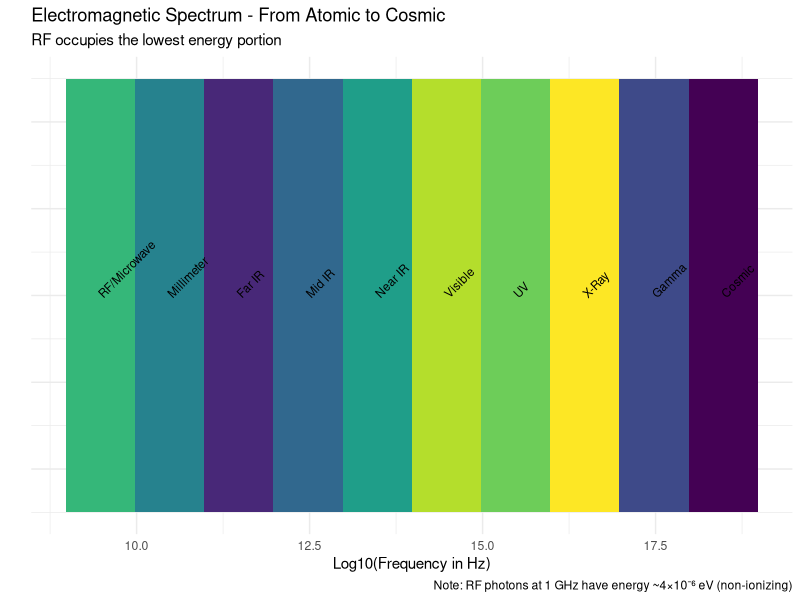
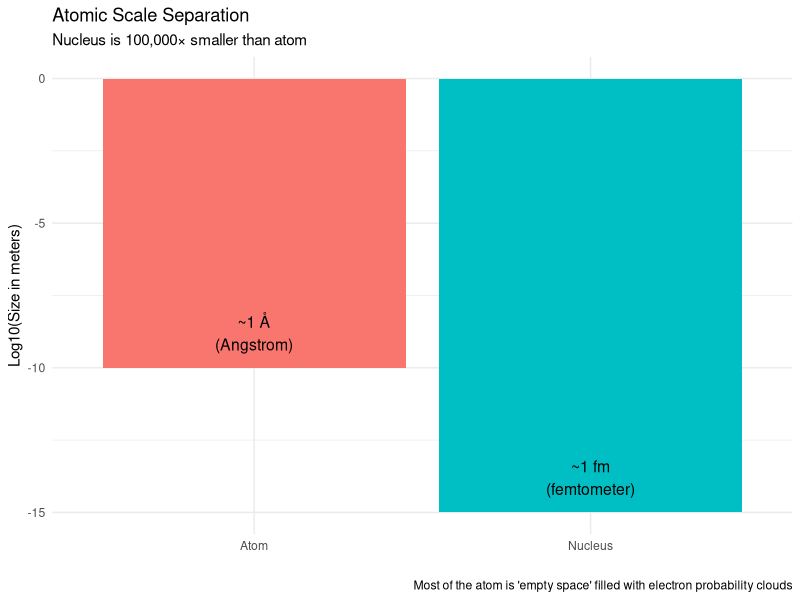
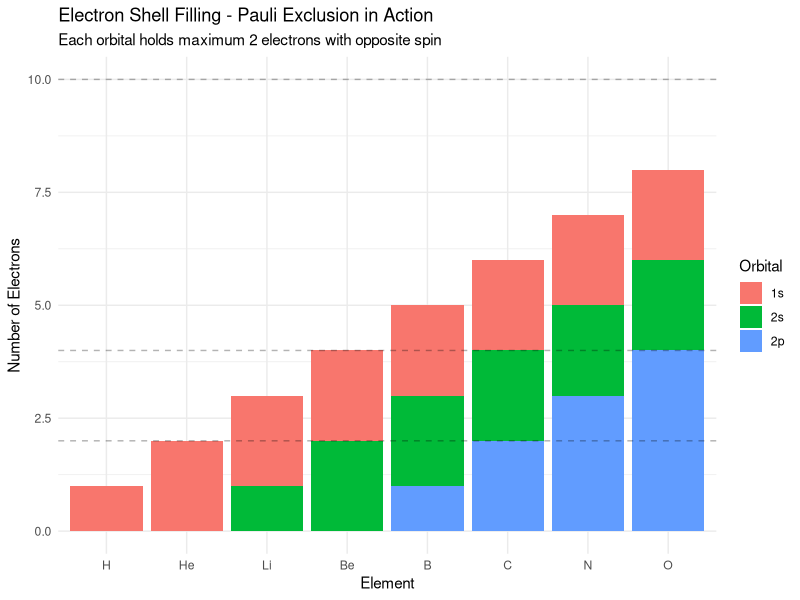
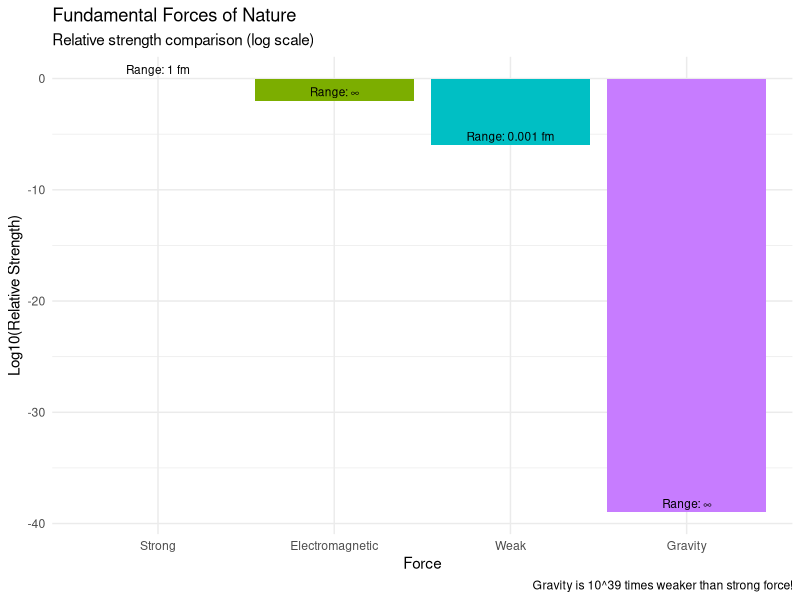
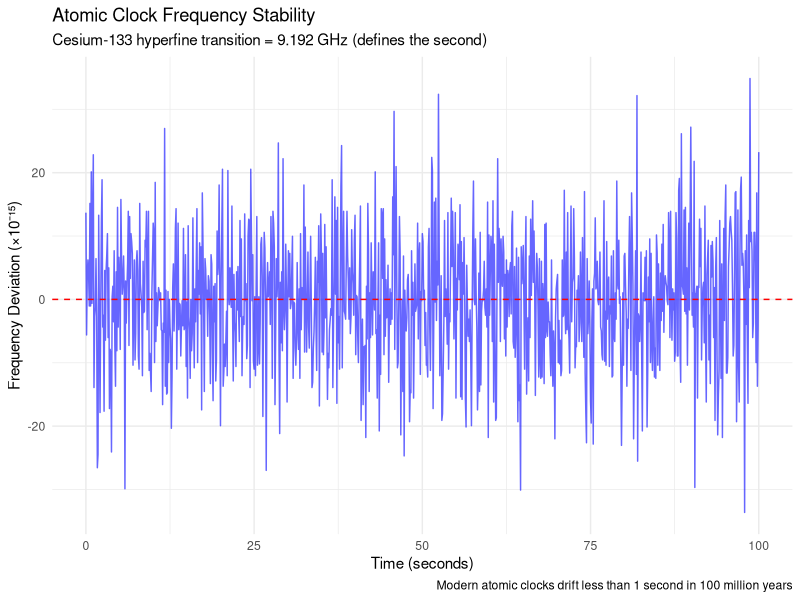
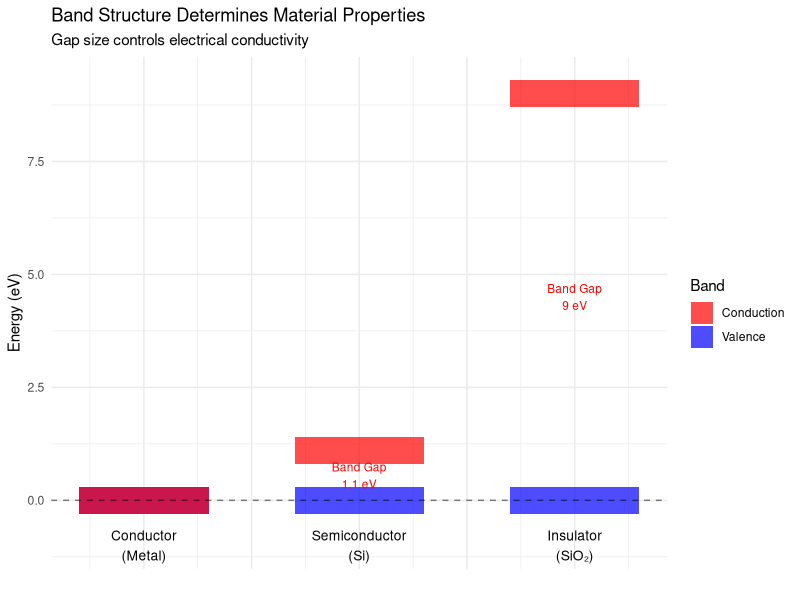
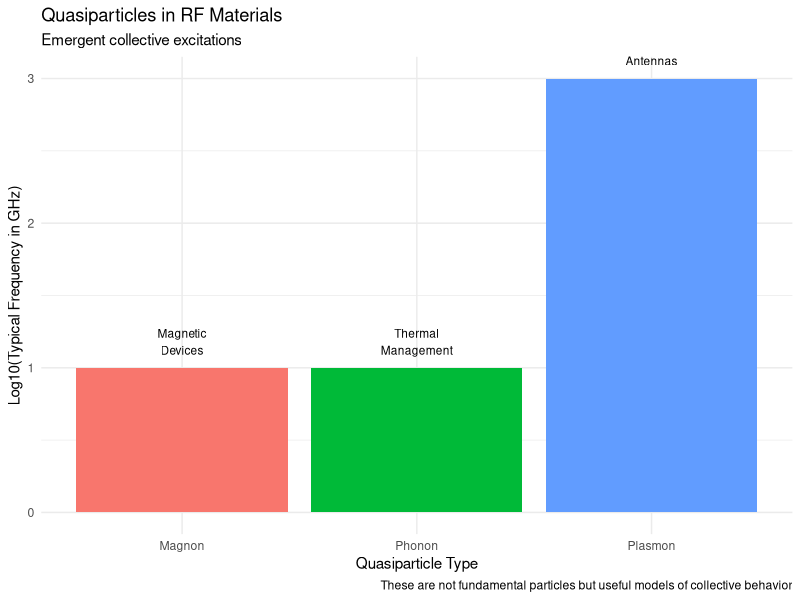
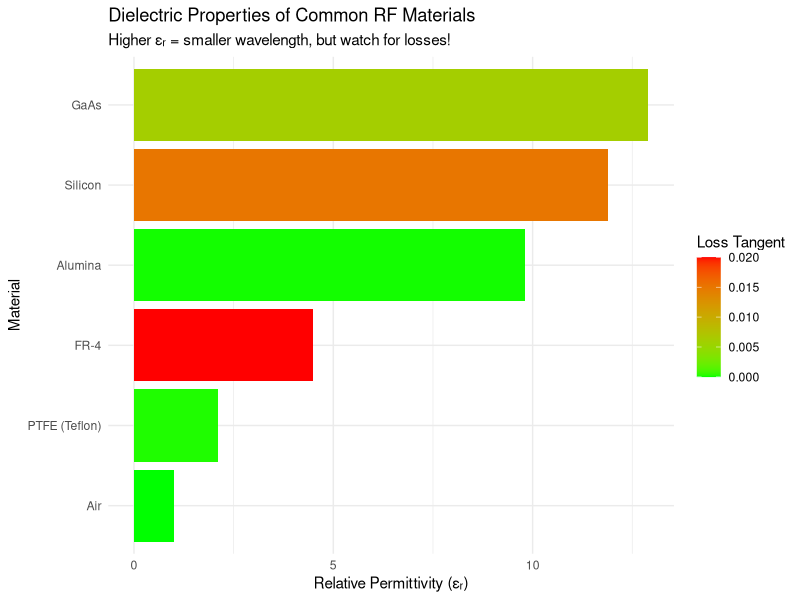

Recreate these plots in R, in order.
## ---- chunk 1
library(knitr)
library(ggplot2)

# Set global chunk options
knitr::opts_chunk$set(
  echo = FALSE,
  message = FALSE,
  warning = FALSE,
  fig.width = 8,
  fig.height = 6
)
## ---- chunk 2
# Create a comprehensive visualization of the EM spectrum
freq <- c(3e9, 3e10, 3e11, 3e12, 3e13, 3e14, 3e15, 3e16, 3e17, 3e18)
wavelength <- 3e8 / freq
names <- c("RF/Microwave", "Millimeter", "Far IR", "Mid IR", "Near IR", 
           "Visible", "UV", "X-Ray", "Gamma", "Cosmic")

df <- data.frame(
  frequency = freq,
  wavelength = wavelength,
  band = names,
  energy = 6.626e-34 * freq / 1.6e-19  # in eV
)

ggplot(df, aes(x = log10(frequency), y = 1, fill = band)) +
  geom_tile(height = 0.5) +
  geom_text(aes(label = band), angle = 45, hjust = 0, size = 3) +
  scale_fill_viridis_d() +
  labs(
    title = "Electromagnetic Spectrum - From Atomic to Cosmic",
    subtitle = "RF occupies the lowest energy portion",
    x = "Log10(Frequency in Hz)",
    y = "",
    caption = "Note: RF photons at 1 GHz have energy ~4×10⁻⁶ eV (non-ionizing)"
  ) +
  theme_minimal() +
  theme(
    axis.text.y = element_blank(),
    axis.ticks.y = element_blank(),
    legend.position = "none"
  )
## ---- chunk 3
# Visualize atomic scale separation
components <- c("Nucleus", "Atom", "Nucleus:Atom\nRatio")
size_m <- c(1e-15, 1e-10, 1e-15/1e-10)
log_size <- log10(c(1e-15, 1e-10, 1e5))

df_scale <- data.frame(
  component = components[1:2],
  size = c(1e-15, 1e-10),
  label = c("~1 fm\n(femtometer)", "~1 Å\n(Angstrom)")
)

ggplot(df_scale, aes(x = component, y = log10(size), fill = component)) +
  geom_col() +
  geom_text(aes(label = label), vjust = -0.5, size = 4) +
  labs(
    title = "Atomic Scale Separation",
    subtitle = "Nucleus is 100,000× smaller than atom",
    x = "",
    y = "Log10(Size in meters)",
    caption = "Most of the atom is 'empty space' filled with electron probability clouds"
  ) +
  theme_minimal() +
  theme(legend.position = "none")
## ---- chunk 4
# Demonstrate electron configuration for first few elements
elements <- c("H", "He", "Li", "Be", "B", "C", "N", "O")
electrons <- c(1, 2, 3, 4, 5, 6, 7, 8)
shells <- data.frame(
  element = rep(elements, each = 3),
  shell = rep(c("1s", "2s", "2p"), length(elements)),
  count = c(
    1, 0, 0,  # H
    2, 0, 0,  # He
    2, 1, 0,  # Li
    2, 2, 0,  # Be
    2, 2, 1,  # B
    2, 2, 2,  # C
    2, 2, 3,  # N
    2, 2, 4   # O
  ),
  max_capacity = rep(c(2, 2, 6), length(elements))
)

shells$element <- factor(shells$element, levels = elements)
shells$shell <- factor(shells$shell, levels = c("1s", "2s", "2p"))

ggplot(shells, aes(x = element, y = count, fill = shell)) +
  geom_col(position = "stack") +
  geom_hline(yintercept = c(2, 4, 10), linetype = "dashed", alpha = 0.3) +
  labs(
    title = "Electron Shell Filling - Pauli Exclusion in Action",
    subtitle = "Each orbital holds maximum 2 electrons with opposite spin",
    x = "Element",
    y = "Number of Electrons",
    fill = "Orbital"
  ) +
  theme_minimal()
## ---- chunk 5
# Visualize fundamental force strengths (log scale)
forces <- data.frame(
  force = c("Strong", "Electromagnetic", "Weak", "Gravity"),
  relative_strength = c(1, 1e-2, 1e-6, 1e-39),
  range_m = c(1e-15, Inf, 1e-18, Inf),
  range_label = c("1 fm", "∞", "0.001 fm", "∞")
)

forces$force <- factor(forces$force, 
                       levels = c("Strong", "Electromagnetic", "Weak", "Gravity"))

ggplot(forces, aes(x = force, y = log10(relative_strength), fill = force)) +
  geom_col() +
  geom_text(aes(label = sprintf("Range: %s", range_label)), 
            vjust = -0.5, size = 3) +
  labs(
    title = "Fundamental Forces of Nature",
    subtitle = "Relative strength comparison (log scale)",
    x = "Force",
    y = "Log10(Relative Strength)",
    caption = "Gravity is 10^39 times weaker than strong force!"
  ) +
  theme_minimal() +
  theme(legend.position = "none")
## ---- chunk 6
# Visualization of atomic clock frequency stability
time_sec <- seq(0, 100, by = 0.1)
ideal_freq <- 9.192e9
drift_ppm <- 1e-14  # parts per million for atomic clock

set.seed(42)
frequency <- ideal_freq + ideal_freq * drift_ppm * rnorm(length(time_sec))

df_clock <- data.frame(
  time = time_sec,
  frequency = frequency,
  deviation = (frequency - ideal_freq) / ideal_freq * 1e15
)

ggplot(df_clock, aes(x = time, y = deviation)) +
  geom_line(color = "blue", alpha = 0.6) +
  geom_hline(yintercept = 0, linetype = "dashed", color = "red") +
  labs(
    title = "Atomic Clock Frequency Stability",
    subtitle = "Cesium-133 hyperfine transition = 9.192 GHz (defines the second)",
    x = "Time (seconds)",
    y = "Frequency Deviation (×10⁻¹⁵)",
    caption = "Modern atomic clocks drift less than 1 second in 100 million years"
  ) +
  theme_minimal()
## ---- chunk 7
# Visualize band structure for different materials
materials <- c("Conductor\n(Metal)", "Semiconductor\n(Si)", "Insulator\n(SiO₂)")
valence_top <- c(0, 0, 0)
conduction_bottom <- c(0, 1.1, 9)  # eV
fermi_level <- c(0, 0.55, 4.5)

# Create data for plotting
df_bands <- data.frame(
  material = rep(materials, each = 2),
  band = rep(c("Valence", "Conduction"), 3),
  energy = c(
    0, 0,      # Conductor (overlap)
    0, 1.1,    # Semiconductor
    0, 9       # Insulator
  ),
  x_start = rep(1:3, each = 2) - 0.3,
  x_end = rep(1:3, each = 2) + 0.3
)

ggplot() +
  geom_rect(data = df_bands, 
            aes(xmin = x_start, xmax = x_end, 
                ymin = energy - 0.3, ymax = energy + 0.3,
                fill = band), alpha = 0.7) +
  geom_hline(yintercept = 0, linetype = "dashed", alpha = 0.5) +
  annotate("text", x = 1:3, y = -1, label = materials, size = 3.5) +
  annotate("text", x = 2, y = 0.55, label = "Band Gap\n1.1 eV", size = 3, color = "red") +
  annotate("text", x = 3, y = 4.5, label = "Band Gap\n9 eV", size = 3, color = "red") +
  scale_fill_manual(values = c("Valence" = "blue", "Conduction" = "red")) +
  labs(
    title = "Band Structure Determines Material Properties",
    subtitle = "Gap size controls electrical conductivity",
    x = "",
    y = "Energy (eV)",
    fill = "Band"
  ) +
  theme_minimal() +
  theme(
    axis.text.x = element_blank(),
    axis.ticks.x = element_blank()
  )
## ---- chunk 8
# Visualize quasiparticle properties
quasiparticles <- data.frame(
  type = c("Phonon", "Plasmon", "Magnon"),
  typical_freq_GHz = c(10, 1000, 10),  # representative values
  application = c("Thermal\nManagement", "Metamaterials\nAntennas", "Magnetic\nDevices"),
  material = c("Crystals", "Metals", "Ferrites")
)

ggplot(quasiparticles, aes(x = type, y = log10(typical_freq_GHz), fill = type)) +
  geom_col() +
  geom_text(aes(label = application), vjust = -0.5, size = 3) +
  labs(
    title = "Quasiparticles in RF Materials",
    subtitle = "Emergent collective excitations",
    x = "Quasiparticle Type",
    y = "Log10(Typical Frequency in GHz)",
    caption = "These are not fundamental particles but useful models of collective behavior"
  ) +
  theme_minimal() +
  theme(legend.position = "none")
## ---- chunk 9
# Common RF materials dielectric properties
materials <- c("Air", "PTFE (Teflon)", "FR-4", "Alumina", "Silicon", "GaAs")
epsilon_r <- c(1.0, 2.1, 4.5, 9.8, 11.9, 12.9)
loss_tangent <- c(0, 0.0002, 0.02, 0.0001, 0.015, 0.006)

df_materials <- data.frame(
  Material = materials,
  Epsilon_r = epsilon_r,
  Loss_Tangent = loss_tangent
)

ggplot(df_materials, aes(x = reorder(Material, Epsilon_r), y = Epsilon_r, fill = Loss_Tangent)) +
  geom_col() +
  scale_fill_gradient(low = "green", high = "red", name = "Loss Tangent") +
  coord_flip() +
  labs(
    title = "Dielectric Properties of Common RF Materials",
    subtitle = "Higher εᵣ = smaller wavelength, but watch for losses!",
    x = "Material",
    y = "Relative Permittivity (εᵣ)"
  ) +
  theme_minimal()
## ---- chunk 10
# Demonstrate the difference between electron drift and energy flow
time_s <- seq(0, 1, by = 0.01)

# Electron drift (very slow)
electron_position_mm <- time_s * 0.1  # 0.1 mm/s drift velocity

# EM signal (fast)
em_position_km <- time_s * 200000  # 200,000 km/s (2/3 c in cable)

df_flow <- data.frame(
  time = rep(time_s, 2),
  position = c(electron_position_mm, em_position_km / 1e6),  # normalize
  type = rep(c("Electron Drift (mm)", "EM Wave (10^5 km)"), each = length(time_s)),
  scale = rep(c("Microscopic", "Macroscopic"), each = length(time_s))
)

# Separate plots due to huge scale difference
ggplot(df_flow[df_flow$type == "Electron Drift (mm)", ], 
       aes(x = time, y = position)) +
  geom_line(color = "blue", linewidth = 1.5) +
  labs(
    title = "Electron Drift vs EM Wave Propagation",
    subtitle = "Electron drift: 0.1 mm/s | EM wave: 200,000 km/s (2/3 c)",
    x = "Time (seconds)",
    y = "Electron Position (mm)",
    caption = "Energy flows in the EM field at ~c, NOT with slow electron drift!"
  ) +
  theme_minimal()
## ---- chunk 11
# Calculate skin depth for copper
freq_hz <- 10^seq(6, 11, by = 0.1)  # 1 MHz to 100 GHz
mu_0 <- 4 * pi * 1e-7
sigma_copper <- 5.96e7  # S/m for copper

skin_depth_m <- sqrt(2 / (2 * pi * freq_hz * mu_0 * sigma_copper))
skin_depth_um <- skin_depth_m * 1e6

df_skin <- data.frame(
  frequency_GHz = freq_hz / 1e9,
  skin_depth_um = skin_depth_um
)

ggplot(df_skin, aes(x = frequency_GHz, y = skin_depth_um)) +
  geom_line(color = "red", linewidth = 1) +
  scale_x_log10() +
  scale_y_log10() +
  labs(
    title = "Skin Depth in Copper vs Frequency",
    x = "Frequency (GHz)",
    y = "Skin Depth (μm)"
  ) +
  theme_minimal() +
  annotation_logticks()
## ---- chunk 12
# Create a visualization showing impedance vs frequency for different components
freq_MHz <- seq(0.1, 1000, by = 0.5)

# Ideal vs real capacitor (10 pF with 1 nH ESL)
C <- 10e-12
L_esl <- 1e-9
Z_cap_ideal <- 1 / (2 * pi * freq_MHz * 1e6 * C)
Z_cap_real <- abs(2 * pi * freq_MHz * 1e6 * L_esl - 1 / (2 * pi * freq_MHz * 1e6 * C))

# Ideal vs real inductor (10 nH with 0.5 pF parasitic C)
L <- 10e-9
C_par <- 0.5e-12
Z_ind_ideal <- 2 * pi * freq_MHz * 1e6 * L
f_res <- 1 / (2 * pi * sqrt(L * C_par)) / 1e6

df_impedance <- data.frame(
  frequency = rep(freq_MHz, 2),
  impedance = c(Z_cap_ideal, Z_ind_ideal),
  component = rep(c("Capacitor (10 pF)", "Inductor (10 nH)"), each = length(freq_MHz))
)

ggplot(df_impedance, aes(x = frequency, y = impedance, color = component)) +
  geom_line(linewidth = 1) +
  scale_x_log10() +
  scale_y_log10() +
  labs(
    title = "Ideal Component Impedance vs Frequency",
    x = "Frequency (MHz)",
    y = "Impedance (Ω)",
    color = "Component"
  ) +
  theme_minimal() +
  theme(legend.position = "bottom")
## ---- chunk 13
# Visualize EM wave with E and B fields
z <- seq(0, 4*pi, length.out = 200)
t <- 0  # snapshot in time

E_field <- sin(z - t)
B_field <- sin(z - t)

df_em <- data.frame(
  position = rep(z, 2),
  amplitude = c(E_field, B_field),
  field = rep(c("E-field", "B-field"), each = length(z))
)

ggplot(df_em, aes(x = position, y = amplitude, color = field)) +
  geom_line(linewidth = 1.5) +
  geom_hline(yintercept = 0, linetype = "dashed", alpha = 0.3) +
  annotate("text", x = pi/2, y = 0.8, label = "E ⊥ B ⊥ direction", size = 4) +
  labs(
    title = "Electromagnetic Wave Structure",
    subtitle = "E and B fields oscillate perpendicular to each other and propagation direction",
    x = "Position (wavelengths)",
    y = "Field Amplitude (normalized)",
    color = "Field"
  ) +
  theme_minimal()
## ---- chunk 14
# Visualize Poynting vector in coax
theta <- seq(0, 2*pi, length.out = 100)

# Inner conductor radius normalized to 1
r_inner <- 1
r_outer <- 3

# Create field lines
r_field <- seq(r_inner, r_outer, length.out = 20)

df_coax <- data.frame(
  x_inner = r_inner * cos(theta),
  y_inner = r_inner * sin(theta),
  x_outer = r_outer * cos(theta),
  y_outer = r_outer * sin(theta)
)

ggplot() +
  geom_path(data = df_coax, aes(x = x_inner, y = y_inner), linewidth = 2, color = "red") +
  geom_path(data = df_coax, aes(x = x_outer, y = y_outer), linewidth = 2, color = "blue") +
  annotate("text", x = 0, y = 0, label = "Center\nConductor", size = 3, color = "red") +
  annotate("text", x = 0, y = 3.5, label = "Outer Shield", size = 3, color = "blue") +
  annotate("text", x = 2, y = 0, label = "⊗ Poynting Vector\n(Energy flows here)", size = 4) +
  annotate("segment", x = 1.5, xend = 2.5, y = 0, yend = 0, 
           arrow = arrow(length = unit(0.3, "cm")), linewidth = 1.5, color = "green") +
  coord_fixed() +
  labs(
    title = "Energy Flow in Coaxial Cable",
    subtitle = "Power flows in the dielectric, NOT in the conductors!",
    x = "",
    y = ""
  ) +
  theme_minimal() +
  theme(
    axis.text = element_blank(),
    axis.ticks = element_blank()
  )
## ---- chunk 15
# Calculate microstrip Z0 vs width for different substrates
w_mm <- seq(0.1, 5, by = 0.05)
h <- 1.6  # substrate thickness in mm

# Simplified microstrip formula for Z0
calc_Z0 <- function(w, h, er) {
  w_eff <- w / h
  if (w_eff < 1) {
    Z0 <- (60 / sqrt(er)) * log(8/w_eff + w_eff/4)
  } else {
    Z0 <- (120 * pi) / (sqrt(er) * (w_eff + 1.393 + 0.667 * log(w_eff + 1.444)))
  }
  return(Z0)
}

# Calculate for different substrate materials
Z0_fr4 <- sapply(w_mm, function(w) calc_Z0(w, h, 4.5))
Z0_rogers <- sapply(w_mm, function(w) calc_Z0(w, h, 3.38))
Z0_alumina <- sapply(w_mm, function(w) calc_Z0(w, h, 9.8))

df_z0 <- data.frame(
  width = rep(w_mm, 3),
  Z0 = c(Z0_fr4, Z0_rogers, Z0_alumina),
  substrate = rep(c("FR-4 (εᵣ=4.5)", "Rogers (εᵣ=3.38)", "Alumina (εᵣ=9.8)"), 
                  each = length(w_mm))
)

ggplot(df_z0, aes(x = width, y = Z0, color = substrate)) +
  geom_line(linewidth = 1) +
  geom_hline(yintercept = 50, linetype = "dashed", alpha = 0.5) +
  annotate("text", x = 4, y = 52, label = "50 Ω standard", size = 3) +
  labs(
    title = "Microstrip Characteristic Impedance",
    subtitle = "h = 1.6 mm substrate thickness",
    x = "Trace Width (mm)",
    y = "Characteristic Impedance (Ω)",
    color = "Substrate"
  ) +
  theme_minimal() +
  theme(legend.position = "bottom")
## ---- chunk 16
# Calculate skin depth for copper
freq_hz <- 10^seq(6, 11, by = 0.1)  # 1 MHz to 100 GHz
mu_0 <- 4 * pi * 1e-7
sigma_copper <- 5.96e7  # S/m for copper

skin_depth_m <- sqrt(2 / (2 * pi * freq_hz * mu_0 * sigma_copper))
skin_depth_um <- skin_depth_m * 1e6

df_skin <- data.frame(
  frequency_GHz = freq_hz / 1e9,
  skin_depth_um = skin_depth_um
)

ggplot(df_skin, aes(x = frequency_GHz, y = skin_depth_um)) +
  geom_line(color = "red", linewidth = 1) +
  scale_x_log10() +
  scale_y_log10() +
  annotate("text", x = 1, y = 5, label = "At 10 GHz:\nδ ≈ 0.66 μm", size = 3) +
  labs(
    title = "Skin Depth in Copper vs Frequency",
    subtitle = "Current concentrates near surface at high frequencies",
    x = "Frequency (GHz)",
    y = "Skin Depth (μm)",
    caption = "This is why PCB surface finish matters at RF!"
  ) +
  theme_minimal() +
  annotation_logticks()
## ---- chunk 17
# Generate radiation pattern for half-wave dipole
theta <- seq(0, 2*pi, by = 0.01)
# Dipole pattern: |cos((pi/2)*cos(theta))/sin(theta)|
pattern <- abs(cos((pi/2) * cos(theta)) / sin(theta))
pattern[is.nan(pattern)] <- 0
pattern[is.infinite(pattern)] <- 0

# Normalize
pattern <- pattern / max(pattern, na.rm = TRUE)

# Convert to Cartesian
x <- pattern * cos(theta)
y <- pattern * sin(theta)

df_pattern <- data.frame(x = x, y = y, theta = theta)

ggplot(df_pattern, aes(x = x, y = y)) +
  geom_path(color = "blue", linewidth = 1) +
  geom_hline(yintercept = 0, alpha = 0.3) +
  geom_vline(xintercept = 0, alpha = 0.3) +
  coord_fixed() +
  labs(
    title = "Half-Wave Dipole Radiation Pattern",
    subtitle = "E-plane (normalized)",
    x = "Relative Gain",
    y = "Relative Gain"
  ) +
  theme_minimal()
## ---- chunk 18
# Calculate link budget for different distances
distance_km <- seq(1, 100, by = 1)
freq_GHz <- 2.4
Pt_dBm <- 20  # 100 mW
Gt_dBi <- 10
Gr_dBi <- 10
L_misc_dB <- 5  # cables, connectors, etc.

# Free space path loss
FSPL_dB <- 20*log10(distance_km) + 20*log10(freq_GHz) + 92.45

# Received power
Pr_dBm <- Pt_dBm + Gt_dBi + Gr_dBi - FSPL_dB - L_misc_dB

# Sensitivity (example)
sensitivity_dBm <- -90

df_link <- data.frame(
  distance_km = distance_km,
  received_power = Pr_dBm,
  margin = Pr_dBm - sensitivity_dBm
)

ggplot(df_link, aes(x = distance_km, y = received_power)) +
  geom_line(color = "blue", linewidth = 1) +
  geom_hline(yintercept = sensitivity_dBm, linetype = "dashed", color = "red") +
  geom_ribbon(aes(ymin = sensitivity_dBm, ymax = received_power), 
              fill = "green", alpha = 0.2) +
  labs(
    title = "RF Link Budget vs Distance",
    subtitle = paste("2.4 GHz, Pt =", Pt_dBm, "dBm, Gt = Gr =", Gt_dBi, "dBi"),
    x = "Distance (km)",
    y = "Received Power (dBm)",
    caption = "Red line: Receiver sensitivity (-90 dBm)"
  ) +
  theme_minimal()
## ---- chunk 19
# Wireless bands visualization
bands <- data.frame(
  name = c("FM Radio", "TV", "GSM-900", "GPS", "GSM-1800", "WiFi 2.4", 
           "LTE", "WiFi 5", "5G mmWave"),
  start_MHz = c(88, 470, 890, 1575, 1710, 2400, 2500, 5150, 28000),
  end_MHz = c(108, 862, 960, 1610, 1880, 2483, 2690, 5850, 29000),
  type = c("Broadcast", "Broadcast", "Cellular", "Navigation", "Cellular", 
           "WiFi", "Cellular", "WiFi", "Cellular")
)

ggplot(bands, aes(xmin = start_MHz, xmax = end_MHz, ymin = 0, ymax = 1, fill = type)) +
  geom_rect(alpha = 0.7) +
  geom_text(aes(x = (start_MHz + end_MHz)/2, y = 0.5, label = name), 
            angle = 0, size = 3) +
  scale_x_log10() +
  labs(
    title = "Common Wireless Frequency Bands",
    x = "Frequency (MHz)",
    y = "",
    fill = "Type"
  ) +
  theme_minimal() +
  theme(
    axis.text.y = element_blank(),
    axis.ticks.y = element_blank()
  )
## ---- chunk 20
# Example receiver chain
stages <- c("LNA", "Mixer", "IF Amp", "Demod")
gains_dB <- c(20, -7, 30, 0)
NF_dB <- c(1.5, 8, 4, 10)

# Calculate cascaded NF
gains_linear <- 10^(gains_dB/10)
F <- 10^(NF_dB/10)

F_cascade <- numeric(length(F))
F_cascade[1] <- F[1]
for (i in 2:length(F)) {
  G_prod <- prod(gains_linear[1:(i-1)])
  F_cascade[i] <- F_cascade[i-1] + (F[i] - 1) / G_prod
}

NF_cascade_dB <- 10 * log10(F_cascade)

df_nf <- data.frame(
  stage = factor(stages, levels = stages),
  stage_NF = NF_dB,
  cumulative_NF = NF_cascade_dB,
  gain = gains_dB
)

ggplot(df_nf, aes(x = stage)) +
  geom_col(aes(y = stage_NF, fill = "Stage NF"), alpha = 0.6, position = "dodge") +
  geom_line(aes(y = cumulative_NF, group = 1, color = "Cumulative NF"), linewidth = 1.5) +
  geom_point(aes(y = cumulative_NF, color = "Cumulative NF"), size = 3) +
  labs(
    title = "Receiver Chain Noise Figure Analysis",
    x = "Stage",
    y = "Noise Figure (dB)",
    fill = "",
    color = ""
  ) +
  theme_minimal() +
  theme(legend.position = "bottom")
## ---- chunk 21
# Simulate hexagonal cell pattern
library(ggplot2)

# Generate hexagonal cell centers
hex_centers <- data.frame(
  x = c(0, rep(c(-1.5, -1.5, 0, 1.5, 1.5, 0), 1),
        rep(c(-3, -3, -1.5, -1.5, 0, 1.5, 1.5, 3, 3, 1.5, 1.5, 0), 0.5)),
  y = c(0, rep(c(sqrt(3)/2, -sqrt(3)/2, -sqrt(3), -sqrt(3)/2, sqrt(3)/2, sqrt(3)), 1),
        rep(c(sqrt(3), 0, 1.5*sqrt(3), 0, 2*sqrt(3), 1.5*sqrt(3), 0, sqrt(3), 0, -sqrt(3), -1.5*sqrt(3), -2*sqrt(3)), 0.5))
)

# Create hexagons
create_hexagon <- function(cx, cy, size = 1) {
  angles <- seq(0, 2*pi, length.out = 7)
  data.frame(
    x = cx + size * cos(angles),
    y = cy + size * sin(angles),
    cell = paste(cx, cy, sep = "_")
  )
}

hex_polygons <- do.call(rbind, lapply(1:nrow(hex_centers), function(i) {
  create_hexagon(hex_centers$x[i], hex_centers$y[i], 1)
}))

ggplot() +
  geom_polygon(data = hex_polygons, aes(x = x, y = y, group = cell), 
               fill = "lightblue", color = "blue", alpha = 0.3, linewidth = 1) +
  geom_point(data = hex_centers, aes(x = x, y = y), 
             color = "red", size = 4, shape = 17) +
  coord_fixed() +
  labs(
    title = "Hexagonal Cell Pattern in Cellular Networks",
    subtitle = "Red triangles represent base stations",
    x = "",
    y = ""
  ) +
  theme_minimal() +
  theme(
    axis.text = element_blank(),
    axis.ticks = element_blank()
  )
## ---- chunk 22
# Compare different propagation models
distance_km <- seq(0.1, 20, by = 0.1)
freq_MHz <- 900
h_bs <- 30  # base station height (m)
h_ms <- 1.5  # mobile height (m)

# Free space
fspl <- 20*log10(distance_km*1000) + 20*log10(freq_MHz) - 27.55

# Simplified Okumura-Hata (urban)
a_hm <- (1.1*log10(freq_MHz) - 0.7)*h_ms - (1.56*log10(freq_MHz) - 0.8)
L_urban <- 69.55 + 26.16*log10(freq_MHz) - 13.82*log10(h_bs) - a_hm + 
  (44.9 - 6.55*log10(h_bs))*log10(distance_km)

# Two-ray ground reflection (simplified)
two_ray <- 40*log10(distance_km*1000) - (10*log10(h_bs^2 * h_ms^2))

df_prop <- data.frame(
  distance = rep(distance_km, 3),
  loss = c(fspl, L_urban, pmin(two_ray, 200)),
  model = rep(c("Free Space", "Okumura-Hata (Urban)", "Two-Ray Ground"), 
              each = length(distance_km))
)

ggplot(df_prop[df_prop$distance <= 20, ], aes(x = distance, y = loss, color = model)) +
  geom_line(linewidth = 1) +
  labs(
    title = "Path Loss vs Distance (900 MHz)",
    x = "Distance (km)",
    y = "Path Loss (dB)",
    color = "Model"
  ) +
  theme_minimal() +
  theme(legend.position = "bottom")
## ---- chunk 23
# Backhaul technologies
tech <- c("Fiber", "Microwave\n(18 GHz)", "Microwave\n(80 GHz)", 
          "mmWave\n(E-band)", "Satellite")
capacity_Gbps <- c(100, 1.5, 10, 10, 0.5)
cost <- c(5, 2, 3, 4, 3)  # relative
range_km <- c(100, 50, 15, 5, 1000)

df_backhaul <- data.frame(
  technology = factor(tech, levels = tech),
  capacity = capacity_Gbps,
  cost = cost,
  range = range_km
)

ggplot(df_backhaul, aes(x = technology, y = capacity, fill = technology)) +
  geom_col() +
  labs(
    title = "Backhaul Technology Capacity Comparison",
    x = "Technology",
    y = "Typical Capacity (Gbps)",
    fill = "Technology"
  ) +
  theme_minimal() +
  theme(legend.position = "none")
## ---- chunk 24
# Orbit parameters
orbits <- data.frame(
  type = c("LEO", "MEO (GPS)", "GEO"),
  altitude_km = c(550, 20200, 35786),
  latency_ms = c(2.7, 134, 238),
  coverage_percent = c(1, 38, 42)
)

ggplot(orbits, aes(x = type, y = altitude_km, fill = type)) +
  geom_col() +
  geom_text(aes(label = paste(altitude_km, "km")), vjust = -0.5) +
  scale_y_log10() +
  labs(
    title = "Satellite Orbit Altitudes",
    x = "Orbit Type",
    y = "Altitude (km, log scale)",
    fill = "Orbit"
  ) +
  theme_minimal() +
  theme(legend.position = "none")
## ---- chunk 25
# Radio astronomy bands
astro_bands <- data.frame(
  name = c("HI Line", "OH Lines", "Methanol", "Water", "Ammonia", "CMB Peak"),
  frequency_MHz = c(1420, 1665, 6668, 22235, 23694, 160000),
  type = c("Spectral Line", "Spectral Line", "Spectral Line", 
           "Spectral Line", "Spectral Line", "Continuum")
)

ggplot(astro_bands, aes(x = frequency_MHz, y = 1, color = type, size = 3)) +
  geom_point() +
  geom_text(aes(label = name), angle = 45, hjust = -0.1, size = 3) +
  scale_x_log10() +
  labs(
    title = "Important Radio Astronomy Frequencies",
    x = "Frequency (MHz, log scale)",
    y = "",
    color = "Type"
  ) +
  theme_minimal() +
  theme(
    axis.text.y = element_blank(),
    axis.ticks.y = element_blank(),
    legend.position = "bottom"
  )
## ---- chunk 26
# GNSS accuracy over time
years <- seq(1995, 2025, by = 5)
gps_accuracy <- c(100, 20, 10, 5, 3, 2, 1.5)

df_gnss <- data.frame(
  year = years,
  accuracy_m = gps_accuracy,
  technology = c("Selective Availability ON", "SA OFF", "Modernization", 
                 "L5 Signal", "Multi-GNSS", "PPP", "RTK Mainstream")
)

ggplot(df_gnss, aes(x = year, y = accuracy_m)) +
  geom_line(color = "blue", linewidth = 1) +
  geom_point(size = 3, color = "red") +
  geom_text(aes(label = technology), angle = 45, hjust = -0.1, size = 3) +
  scale_y_log10() +
  labs(
    title = "GPS Accuracy Improvement Over Time",
    x = "Year",
    y = "Typical Accuracy (meters, log scale)"
  ) +
  theme_minimal()
## ---- chunk 27
# Calculate thermal noise at different temperatures
temperatures_K <- seq(1, 1000, by = 10)
k_boltzmann <- 1.38e-23  # J/K
bandwidth_Hz <- 1e6  # 1 MHz

noise_power_W <- k_boltzmann * temperatures_K * bandwidth_Hz
noise_power_dBm <- 10 * log10(noise_power_W * 1000)  # convert to dBm

df_noise <- data.frame(
  temperature = temperatures_K,
  noise_dBm = noise_power_dBm
)

# Add reference points
reference_temps <- data.frame(
  temp = c(2.7, 77, 290, 373),
  label = c("CMB\n2.7 K", "LN₂\n77 K", "Room\n290 K", "Water\n373 K"),
  noise_dBm = 10 * log10(k_boltzmann * c(2.7, 77, 290, 373) * bandwidth_Hz * 1000)
)

ggplot(df_noise, aes(x = temperature, y = noise_dBm)) +
  geom_line(color = "red", linewidth = 1.5) +
  geom_point(data = reference_temps, aes(x = temp, y = noise_dBm), 
             size = 3, color = "blue") +
  geom_text(data = reference_temps, aes(x = temp, y = noise_dBm, label = label),
            vjust = -1, size = 3) +
  labs(
    title = "Thermal Noise Power vs Temperature",
    subtitle = "1 MHz bandwidth",
    x = "Temperature (K)",
    y = "Noise Power (dBm)",
    caption = "Cooling reduces noise - why LNAs use cryogenic cooling"
  ) +
  theme_minimal()
## ---- chunk 28
# Wireless generations
generations <- data.frame(
  generation = c("1G", "2G", "3G", "4G", "5G", "6G (projected)"),
  year = c(1980, 1991, 2001, 2009, 2019, 2030),
  data_rate_Mbps = c(0.002, 0.064, 2, 100, 1000, 1000000),  # peak rates
  technology = c("AMPS", "GSM", "UMTS", "LTE", "5G NR", "THz")
)

ggplot(generations, aes(x = year, y = data_rate_Mbps, color = generation)) +
  geom_line(linewidth = 1.5) +
  geom_point(size = 4) +
  geom_text(aes(label = generation), vjust = -1, size = 4) +
  scale_y_log10() +
  labs(
    title = "Wireless Technology Evolution",
    subtitle = "Peak Data Rate Growth Over Generations",
    x = "Year",
    y = "Peak Data Rate (Mbps, log scale)",
    color = "Generation"
  ) +
  theme_minimal() +
  theme(legend.position = "none")
